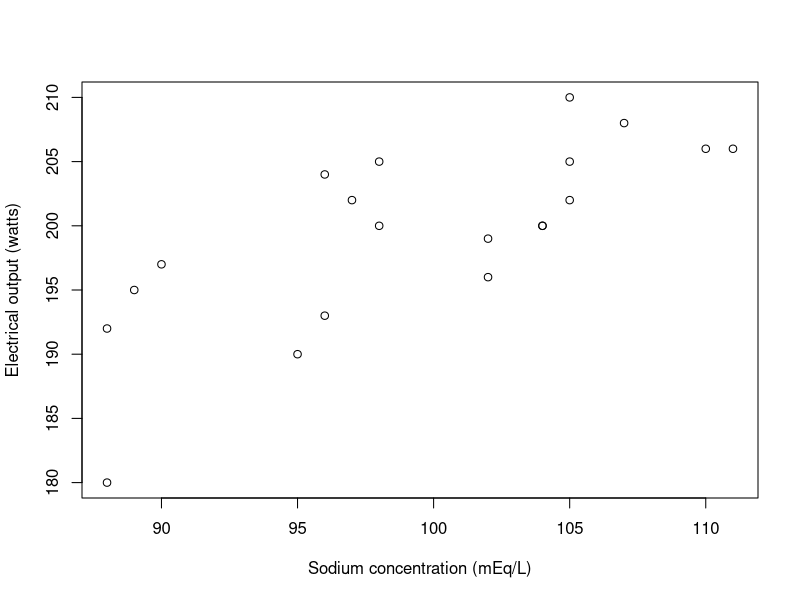

The R source for this figure:
## ---- chunk 1
knitr::opts_chunk$set(echo = TRUE)
## ---- chunk 2
#Create data frame
dat3 = data.frame(sodium = c(95,104,88,97,102,89,104,105,111,88,
                             98,102,96,105,107,105,96,90,110,98),
                  elec = c(190,200,192,202,196,195,200,202,206,180,
                            205,199,193,205,208,210,204,197,206,200))
#Print data frame
dat3

#Summary statistics
#Average and standard deviation of sodium
mean(dat3$sodium)
sd(dat3$sodium)

#Average and standard deviation of elec
mean(dat3$elec)
sd(dat3$elec)

#Create scatterplot
plot(dat3$elec~dat3$sodium,
        ylab = "Electrical output (watts)", xlab = "Sodium concentration (mEq/L)")

#Perform a correlation analysis and print Pearson's r, p-value, and associated statistics
mod1=lm(dat3$elec ~ dat3$sodium)

summary(mod1)

